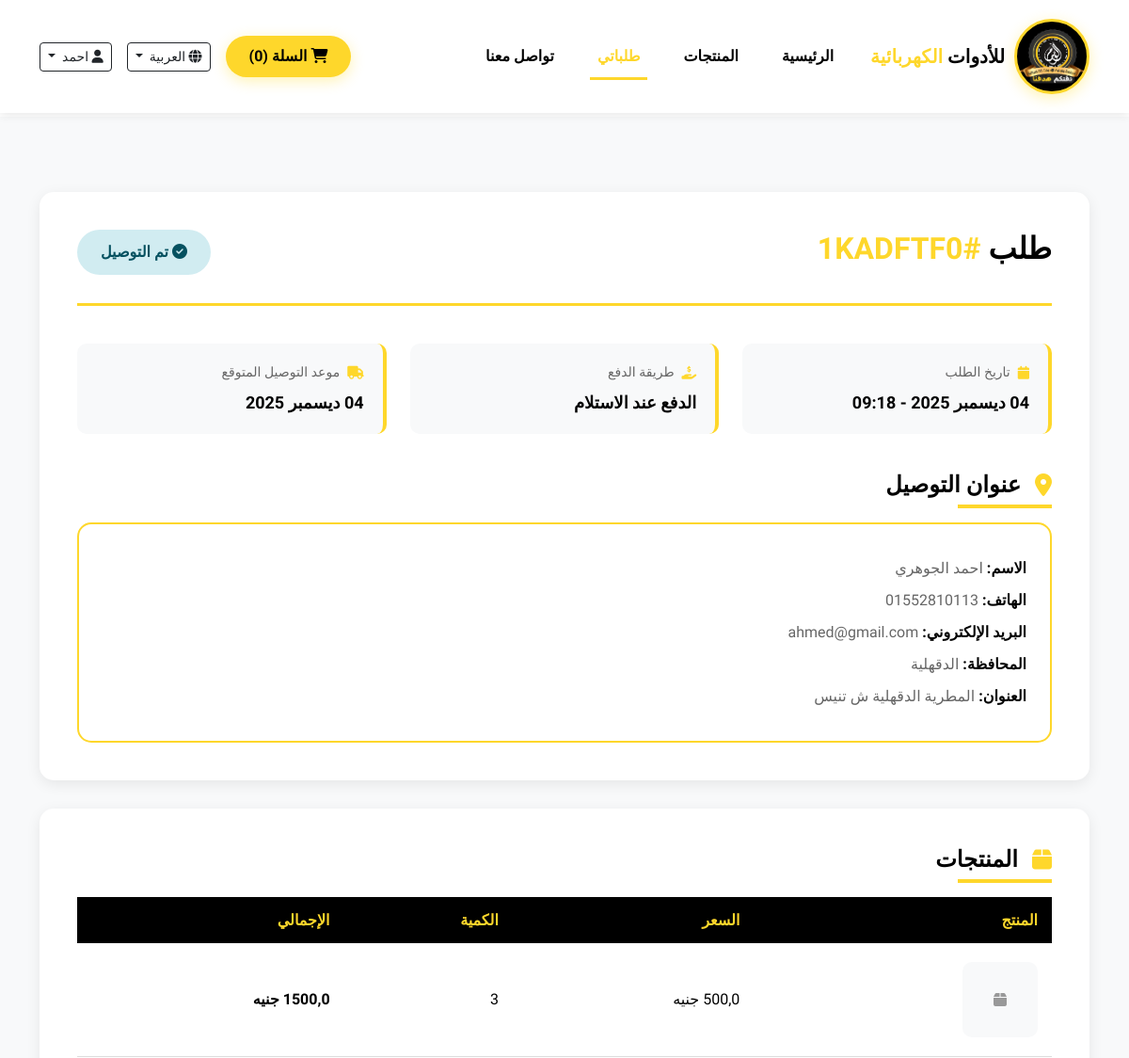
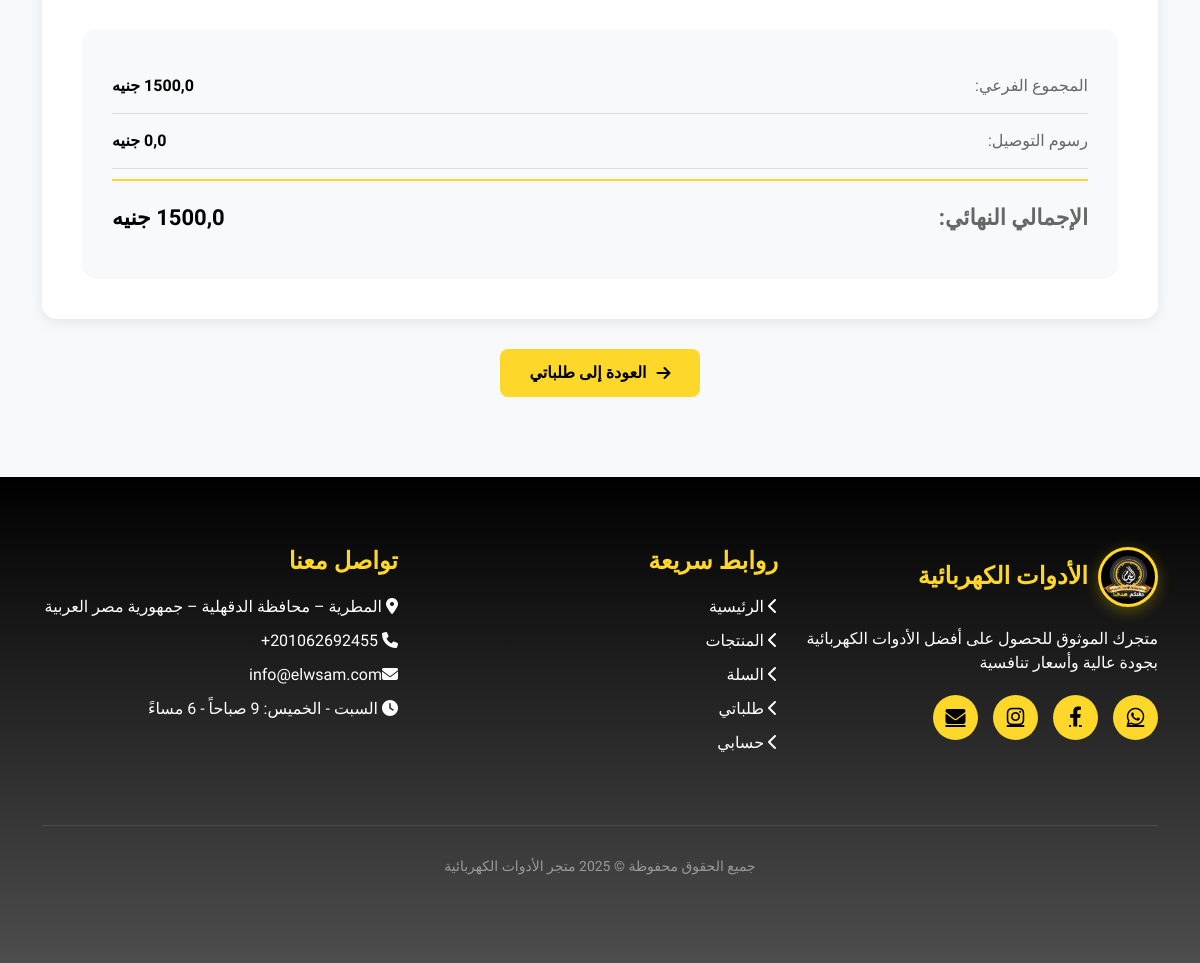
/orders/detail/1KADFTF0/ (signed in), run on the app's committed database (2 pictures, top to bottom).
### accounts/models.py (models this page shows, shortened)
class CustomUser(AbstractUser):
    username = None  # نحذف الحقل الافتراضي
    email = models.EmailField(unique=True)  # نستخدم الإيميل بدلًا منه
    image = models.ImageField(upload_to='user_images/', blank=True, null=True)
    phone_number = models.CharField(max_length=15, blank=True)
    address = models.TextField(blank=True, max_length=500)
    bio = models.TextField(blank=True)
    birth_date = models.DateField(blank=True, null=True)
    USERNAME_FIELD = 'email'      # تحديد الإيميل كحقل تسجيل دخول
    REQUIRED_FIELDS = []          # لا نطلب حقول إضافية أثناء إنشاء المستخدم من CLI
    objects = CustomUserManager()  # تعيين مدير المستخدم المخصص

### orders/models.py (models this page shows, shortened)
class Order(models.Model):
    user = models.ForeignKey(CustomUser, related_name='order_owner', on_delete=models.SET_NULL, blank=True, null=True)
    status = models.CharField(choices=ORDER_STATUS, max_length=20, default='Received')
    code = models.CharField(default=generate_code, max_length=20)
    order_time = models.DateTimeField(default=timezone.now)
    delivery_time = models.DateTimeField(blank=True, null=True)  # Fixed spelling
    coupon = models.ForeignKey('Coupon', related_name='order_coupon', on_delete=models.SET_NULL, blank=True, null=True)
    address = models.ForeignKey(OrderAddress, related_name='orders', on_delete=models.SET_NULL, null=True, blank=True)
    subtotal = models.FloatField('المجموع الفرعي', default=0)
    delivery_fee = models.FloatField('رسوم التوصيل', default=0)
    discount = models.FloatField('الخصم', default=0)
    total = models.FloatField('الإجمالي', blank=True, null=True)
    total_with_coupon = models.FloatField(blank=True, null=True)
    class Meta:
        ordering = ['-order_time']

class OrderAddress(models.Model):
    customer_name = models.CharField('اسم العميل', max_length=200)
    customer_phone = models.CharField('رقم الهات ف', max_length=15)
    customer_email = models.EmailField('البريد الإلكتروني', blank=True)
    governorate = models.CharField('المحافظة', max_length=100)
    city = models.CharField('المدينة', max_length=100, blank=True)
    address_line = models.TextField('العنوان بالتفصيل', max_length=500)
    notes = models.TextField('ملاحظات', blank=True, max_length=500)

class OrderDetail(models.Model):
    order = models.ForeignKey(Order,related_name = 'order_detail',on_delete = models.CASCADE)
    product = models.ForeignKey(Product,related_name = 'orderdetail_product',on_delete = models.SET_NULL,blank=True, null=True)
    quantity = models.IntegerField()
    price = models.FloatField()
    total = models.FloatField(blank=True, null=True)

### orders/views.py (the view)
# urls.py: path('detail/<str:order_code>/', order_detail_view, name='order-detail'),
@login_required
def order_detail_view(request, order_code):
    order = get_object_or_404(Order, code=order_code, user=request.user)
    order_details = OrderDetail.objects.filter(order=order)
    return render(request, 'orders/order_detail.html', {
        'order': order,
        'order_details': order_details
    })

### orders/templates/orders/order_detail.html (shortened to what this page needs)
{% extends 'base.html' %}
{% load static %}
{% load i18n %}
{% block style %}
<link href="{% static 'css/home.css' %}" rel="stylesheet"/>
{% endblock style %}
{% block content %}
<section class="order-detail-section">
 <div class="container">
  <div class="detail-card">
   <div class="order-header">
    <h1 class="order-title">
     {% trans "طلب" %}
     <span>
      #{{ order.code }}
     </span>
    </h1>
    <div class="order-status status-{{ order.status }}">
     {% if order.status == 'Received' %}
     <i class="fas fa-clock">
     </i>
     {% elif order.status == 'Processed' %}
     <i class="fas fa-cog">
     </i>
     {% elif order.status == 'Shipped' %}
     <i class="fas fa-truck">
     </i>
     {% elif order.status == 'Delivered' %}
     <i class="fas fa-check-circle">
     </i>
     {% endif %}
                    {{ order.get_status_display }}
    </div>
   </div>
   <div class="info-grid">
    <div class="info-box">
     <div class="info-label">
      <i class="fas fa-calendar">
      </i>
      {% trans "تاريخ الطلب" %}
     </div>
     <div class="info-value">
      {{ order.order_time|date:"d F Y - H:i" }}
     </div>
    </div>
    <div class="info-box">
     <div class="info-label">
      <i class="fas fa-hand-holding-usd">
      </i>
      {% trans "طريقة الدفع" %}
     </div>
     <div class="info-value">
      {% trans "الدفع عند الاستلام" %}
     </div>
    </div>
    {% if order.delivery_time %}
    <div class="info-box">
     <div class="info-label">
      <i class="fas fa-truck">
      </i>
      {% trans "موعد التوصيل المتوقع" %}
     </div>
     <div class="info-value">
      {{ order.delivery_time|date:"d F Y" }}
     </div>
    </div>
    {% endif %}
   </div>
   {% if order.address %}
   <h3 class="section-title">
    <i class="fas fa-map-marker-alt">
    </i>
    {% trans "عنوان التوصيل" %}
   </h3>
   <div class="address-box">
    <p>
     <strong>
      {% trans "الاسم:" %}
     </strong>
     {{ order.address.customer_name }}
    </p>
    <p>
     <strong>
      {% trans "الهاتف:" %}
     </strong>
     {{ order.address.customer_phone }}
    </p>
    {% if order.address.customer_email %}
    <p>
     <strong>
      {% trans "البريد الإلكتروني:" %}
     </strong>
     {{ order.address.customer_email }}
    </p>
    {% endif %}
    <p>
     <strong>
      {% trans "المحافظة:" %}
     </strong>
     {{ order.address.governorate }}
    </p>
    <p>
     <strong>
      {% trans "العنوان:" %}
     </strong>
     {{ order.address.address_line }}
    </p>
   </div>
   {% endif %}
  </div>
  <div class="detail-card">
   <h3 class="section-title">
    <i class="fas fa-box">
    </i>
    {% trans "المنتجات" %}
   </h3>
   <table class="products-table">
    <thead>
     <tr>
      <th>
       {% trans "المنتج" %}
      </th>
      <th>
       {% trans "السعر" %}
      </th>
      <th>
       {% trans "الكمية" %}
      </th>
      <th>
       {% trans "الإجمالي" %}
      </th>
     </tr>
    </thead>
    <tbody>
     {% for item in order_details %}
     <tr>
      <td>
       <div style="display: flex; align-items: center; gap: 15px;">
        {% if item.product.image %}
        <img alt="{{ item.product.name }}" class="product-image" src="{{ item.product.image.url }}"/>
        {% else %}
        <div class="product-image" style="background: var(--light-gray); display: flex; align-items: center; justify-content: center;">
         <i class="fas fa-box" style="color: #999;">
         </i>
        </div>
        {% endif %}
       </div>
      </td>
      <td>
       {{ item.price }} {% trans "جنيه" %}
      </td>
      <td>
       {{ item.quantity }}
      </td>
      <td>
       <strong>
        {{ item.total }} {% trans "جنيه" %}
       </strong>
      </td>
     </tr>
     {% endfor %}
    </tbody>
   </table>
   <div class="summary-box">
    <div class="summary-row">
     <span class="summary-label">
      {% trans "المجموع الفرعي:" %}
     </span>
     <span class="summary-value">
      {{ order.subtotal }} {% trans "جنيه" %}
     </span>
    </div>
    <div class="summary-row">
     <span class="summary-label">
      {% trans "رسوم التوصيل:" %}
     </span>
     <span class="summary-value">
      {{ order.delivery_fee }} {% trans "جنيه" %}
     </span>
    </div>
    <div class="summary-row">
     <span class="summary-label">
      {% trans "الإجمالي النهائي:" %}
     </span>
     <span class="summary-value">
      {{ order.total_with_coupon|default:order.total }} {% trans "جنيه" %}
     </span>
    </div>
   </div>
  </div>
  <div class="text-center mt-4">
   <a class="btn-back" href="{% url 'orders:my_orders' %}">
    <i class="fas fa-arrow-right">
    </i>
    {% trans "العودة إلى طلباتي" %}
   </a>
  </div>
 </div>
</section>
{% endblock content %}

### templates/base.html (shortened to what this page needs)
{% load static %}
{% load i18n %}
{% get_current_language as LANGUAGE_CODE %}
<html dir="{% if LANGUAGE_CODE == 'ar' %}rtl{% else %}ltr{% endif %}" lang="{{ LANGUAGE_CODE }}">
<head>
<link href="https://cdn.jsdelivr.net/npm/bootstrap@5.3.0/dist/css/bootstrap.rtl.min.css" rel="stylesheet"/>
<link href="https://cdnjs.cloudflare.com/ajax/libs/font-awesome/6.4.0/css/all.min.css" rel="stylesheet"/>
<link href="{% static 'css/nav.css' %}" rel="stylesheet"/>
    {% block style %}
    {% endblock style %}
</head>
<body>
<nav class="navbar navbar-expand-lg sticky-top">
<div class="container">
<a class="navbar-brand" href="/">
<div class="logo-container">
<img  src="{% static 'images/ELWSAM.png' %}" width="80" height="80" />
</div>
<span>{% trans "للأدوات" %} <span class="highlight">{% trans "الكهربائية" %}</span></span>
</a>
<div class="collapse navbar-collapse" id="navbarNav">
<ul class="navbar-nav me-auto">
<li class="nav-item">
<a class="nav-link {% if request.resolver_match.url_name == 'home' %}active{% endif %}" href="{% url 'home' %}">{% trans "الرئيسية" %}</a>
</li>
<li class="nav-item">
<a class="nav-link {% if request.resolver_match.url_name == 'product_list' or request.resolver_match.url_name == 'product_detail' %}active{% endif %}" href="{% url 'products:product_list' %}">{% trans "المنتجات" %}</a>
</li>
<li class="nav-item">
                        {% if user.is_authenticated %}
                        <a class="nav-link {% if 'orders' in request.path %}active{% endif %}" href="{% url 'orders:my_orders' %}">{% trans "طلباتي" %}</a>
                        {% else %}
                        <a class="nav-link {% if 'accounts/login' in request.path %}active{% endif %}" href="{% url 'accounts:login' %}">{% trans "تسجيل الدخول" %}</a>
                        {% endif %}
                    </li>
<li class="nav-item">
<a class="nav-link" href="#contact">{% trans "تواصل معنا" %}</a>
</li>
</ul>
<div class="d-flex align-items-center gap-3">
<a class="btn btn-primary-custom btn-sm" href="/orders/checkout">
<i class="fas fa-shopping-cart"></i> {% trans "السلة" %} (<span id="cart-count">{{ cart_detail_data|length }}</span>)
                    </a>
                    {% get_available_languages as LANGUAGES %}
                    {% get_language_info_list for LANGUAGES as languages %}
                    <div class="dropdown">
<button aria-expanded="false" class="btn btn-outline-dark btn-sm dropdown-toggle" data-bs-toggle="dropdown" id="languageDropdown" type="button">
<i class="fas fa-globe"></i>
                            {% if LANGUAGE_CODE == 'ar' %} العربية {% else %} English {% endif %}
                        </button>
</div>
                    {% if user.is_authenticated %}
                    <div class="dropdown">
<button aria-expanded="false" class="btn btn-outline-dark btn-sm dropdown-toggle" data-bs-toggle="dropdown" id="userMenu" type="button">
<i class="fas fa-user"></i>{% if user.first_name %}
    {{ user.first_name }}
{% else %}
    {% trans "حسابي" %}
{% endif %}
                        </button>
</div>
                    {% else %}
                    <a class="btn btn-outline-dark btn-sm" href="{% url 'accounts:login' %}">
<i class="fas fa-sign-in-alt"></i> {% trans "تسجيل الدخول" %}
                    </a>
                    {% endif %}
                </div>
</div>
</div>
</nav>
    {% block content %}
    {% endblock content %}
<footer class="footer" id="contact">
<div class="container">
<div class="row">
<div class="col-lg-4 mb-4">
<h3 class="footer-title">
<div class="logo-container">
<img alt='{% trans "Logo" %}'  src="{% static 'images/ELWSAM.png' %}"/>
</div>
                        {% trans "الأدوات الكهربائية" %}
                    </h3>
<p>{% trans "متجرك الموثوق للحصول على أفضل الأدوات الكهربائية بجودة عالية وأسعار تنافسية" %}</p>
<div class="social-icons">
<a class="social-icon" href="https://wa.me/201062692455"><i class="fab fa-whatsapp"></i></a>
<a class="social-icon" href="https://www.facebook.com/people/Elwsam-Electric/61575621072046/"><i class="fab fa-facebook-f"></i></a>
<a class="social-icon" href="https://www.instagram.com/elwsamelectric/"><i class="fab fa-instagram"></i></a>
<a class="social-icon" href="mailto:info@elwsam.com"><i class="fas fa-envelope"></i></a>
</div>
</div>
<div class="col-lg-4 mb-4">
<h3 class="footer-title">{% trans "روابط سريعة" %}</h3>
<ul class="footer-links">
<li><a href="{% url 'home' %}"><i class="fas fa-chevron-left"></i> {% trans "الرئيسية" %}</a></li>
<li><a href="{% url 'products:product_list' %}"><i class="fas fa-chevron-left"></i> {% trans "المنتجات" %}</a>
</li>
<li><a href="{% url 'orders:checkout' %}"><i class="fas fa-chevron-left"></i> {% trans "السلة" %}</a></li>
<li><a href="{% url 'orders:my_orders' %}"><i class="fas fa-chevron-left"></i> {% trans "طلباتي" %}</a></li>
<li><a href="{% url 'accounts:profile' %}"><i class="fas fa-chevron-left"></i> {% trans "حسابي" %}</a></li>
</ul>
</div>
<div class="col-lg-4 mb-4">
<h3 class="footer-title">{% trans "تواصل معنا" %}</h3>
<ul class="footer-links">
<li><i class="fas fa-map-marker-alt"></i> {% trans "المطرية – محافظة الدقهلية – جمهورية مصر العربية" %}</li>
<li><i class="fas fa-phone"></i> 201062692455+</li>
<li><i class="fas fa-envelope"></i>{% trans "info@elwsam.com" %}</li>
<li><i class="fas fa-clock"></i> {% trans "السبت - الخميس: 9 صباحاً - 6 مساءً" %}</li>
</ul>
</div>
</div>
<div class="copyright">
<p>{% trans "جميع الحقوق محفوظة © 2025 متجر الأدوات الكهربائية" %}</p>
</div>
</div>
</footer>
</body>
</html>

### data on the page
CustomUser: first_name "احمد"
Order: code "1KADFTF0", status "تم التوصيل", order_time "04 ديسمبر 2025 - 09:18", delivery_time "04 ديسمبر 2025", address.customer_name "احمد الجوهري", address.customer_phone "01552810113", address.customer_email "ahmed@gmail.com", address.governorate "الدقهلية", address.address_line "المطرية الدقهلية ش تنيس", delivery_fee "0,0"
OrderDetail: quantity "3", total "1500,0"

### other printed values
{{ cart_detail_data|length }} "0"
